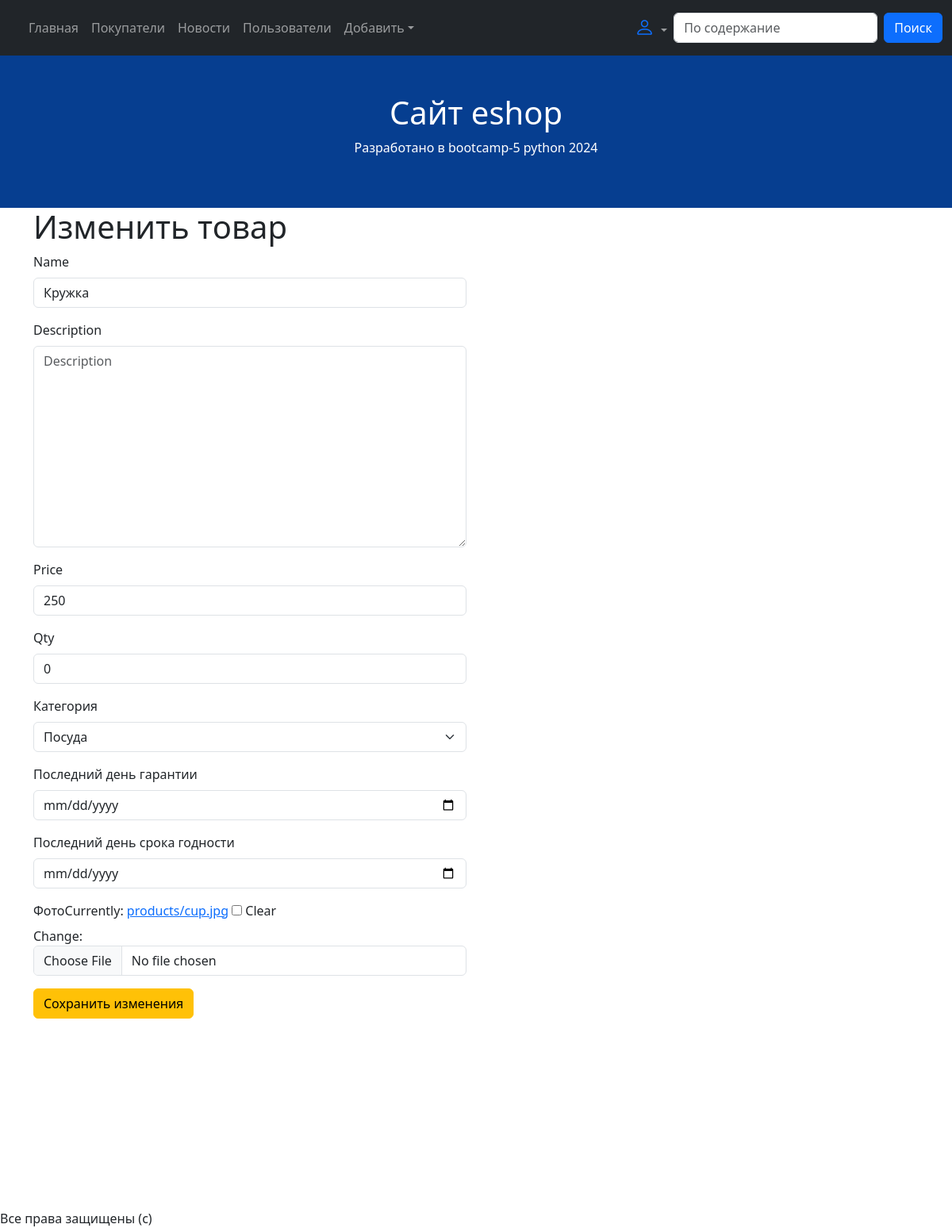
The app's page /product-update/2/ with its own data.
### core/models.py (models this page shows, shortened)
class Product(models.Model):
    name = models.CharField(max_length=100)
    description = models.TextField(null=True, blank=True)
    price = models.IntegerField()
    qty = models.IntegerField(default=0)
    category = models.ForeignKey(
        to=Category,
        on_delete=models.SET_NULL,
        null=True, blank=True,
        verbose_name="Категория",
    )
    rating = models.IntegerField(default=0)
    guarantee = models.DateField(null=True, blank=True)
    expiration_date = models.DateField(null=True, blank=True)
    created_at = models.DateTimeField(null=True, auto_now_add=True)
    updated_at = models.DateTimeField(null=True, auto_now=True)
    costumer_views = models.ManyToManyField(
        to=Costumer,
        blank=True
    )
    views_qty = models.IntegerField(default=0)
    photo = models.ImageField(
        verbose_name="фото",
        upload_to="products/",
        null=True, blank=True
    )

class Category(models.Model):
    name = models.CharField(max_length=100)
    description = models.TextField(verbose_name="Описание", null=True, blank=False)
    def __str__(self):
        return self.name

### core/views.py (the view, shortened to what this page needs)
# urls.py: path('product-update/<int:id>/', product_update, name='product-update'),
def product_update(request, id):
    context = {}
    product_object = Product.objects.get(id=id)
    context["form"] = ProductForm(instance=product_object)
    if request.method == "GET":
        return render(request, "product/update.html", context)

### core/forms.py
class ProductForm(forms.ModelForm):
    guarantee = forms.DateField(
        widget=DatePicker,
        label="Последний день гарантии",
        required=False,
    )
    expiration_date = forms.DateField(
        widget=DatePicker,
        label="Последний день срока годности",
        required=False,
    )
    class Meta:
        model = Product
        fields = [
            'name',
            'description',
            'price',
            'qty',
            'category',
            'guarantee',
            'expiration_date',
            'photo'
        ]

### core/templates/product/update.html (shortened to what this page needs)
{% extends 'base.html' %}
{% load django_bootstrap5 %}
{% block content %}
    <h1>Изменить товар</h1>
    <div class="row">
        <div class="col-lg-6">
            <form method="POST" enctype="multipart/form-data">
                {% bootstrap_form form %}
                <button class="btn btn-warning">Сохранить изменения</button>
            </form>
        </div>
    </div>
{% endblock %}

### records on screen
Product: name "Кружка", price "250", qty "0", category "Посуда"
